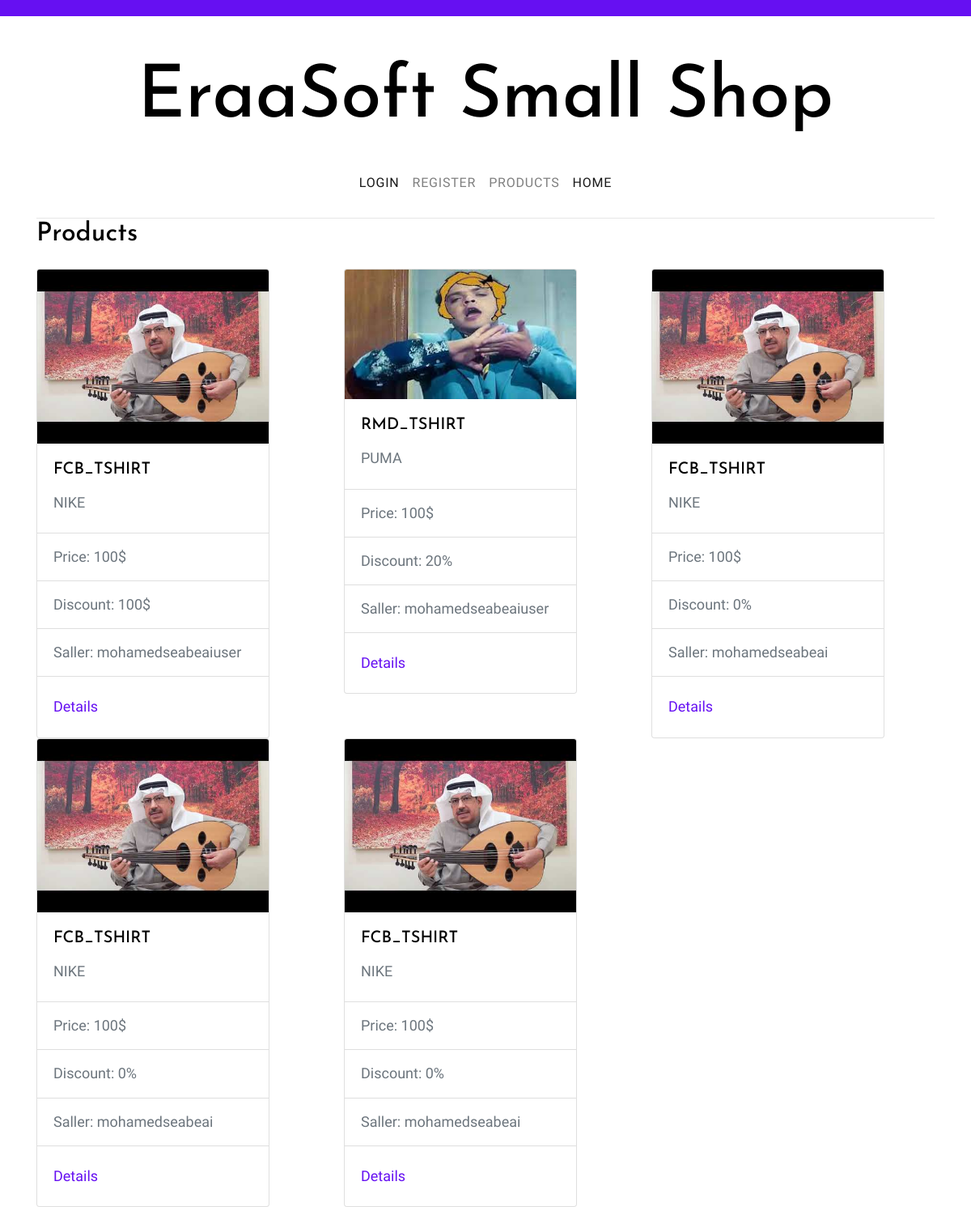
The page / on the database its author committed.
### tables this page shows
CREATE TABLE `products` (
  `id` int(11) NOT NULL,
  `prd_name` varchar(255) NOT NULL,
  `prd_quantity` varchar(50) NOT NULL,
  `prd_price` varchar(50) NOT NULL,
  `prd_brand_name` varchar(255) DEFAULT NULL,
  `prd_discount` varchar(50) DEFAULT NULL,
  `prd_size` enum('s','m','l','xl','xxl','xs') DEFAULT NULL,
  `prd_image` varchar(255) NOT NULL,
  `user_id` int(11) NOT NULL,
  `category_id` int(11) NOT NULL,
  `created_at` timestamp NOT NULL DEFAULT current_timestamp(),
  `update_at` datetime DEFAULT NULL
);

CREATE TABLE `users` (
  `id` int(11) NOT NULL,
  `username` varchar(255) DEFAULT NULL,
  `email` varchar(255) NOT NULL,
  `password` varchar(255) NOT NULL,
  `profile_img` varchar(255) DEFAULT NULL,
  `role` enum('admin','user') NOT NULL,
  `created_at` timestamp NOT NULL DEFAULT current_timestamp(),
  `update_at` datetime NOT NULL
);

### index.php (the view, shortened to what this page needs)
<?php
include 'includes/header.php';
?>
    <div class="wrap">
      <?php include 'includes/navigation.php'; ?>
      <section class="site-section py-sm">
        <div class="container">
          <div class="row">
            <div class="col-md-6">
              <h2 class="mb-4">Products</h2>
            </div>
          </div>
          <div class="row blog-entries">
            <div class="container">
              <div class="row">
                <?php
                    $query = "SELECT products.*,
                    users.username,
                    categories.cat_name
                    FROM products
                    INNER JOIN users
                    ON products.user_id = users.id
                    INNER JOIN categories
                    ON categories.id = products.category_id
                    ORDER BY id DESC";
                    $stmt  = $db->prepare($query);
                    $stmt->execute();
                    $count = $stmt->rowCount();
                    $row   = $stmt->fetchAll(PDO::FETCH_ASSOC);
                ?>
                <?php
                    if($count > 0):
                      foreach($row as $data):
                    ?>
                  <div class="col-md-4">
                    <div class="card" style="width: 18rem;">
                    <img class="card-img-top" src="<?php echo 'admin/uploaded_imgs/' . $data['prd_image'] ?>" alt="Card image cap">
                    <div class="card-body">
                      <h5 class="card-title"><?php echo $data['prd_name']; ?></h5>
                      <p class="card-text"><?php echo $data['prd_brand_name']; ?></p>
                    </div>
                    <ul class="list-group list-group-flush">
                      <li class="list-group-item">Price: <?php echo $data['prd_price']; ?></li>
                      <li class="list-group-item">Discount: <?php echo $data['prd_discount']; ?></li>
                      <li class="list-group-item">Saller: <?php echo $data['username']; ?></li>
                    </ul>
                    <div class="card-body">
                      <a href="product.php?product_id=<?php echo $data['id']; ?>" class="card-link">Details</a>
                    </div>
                  </div>
                </div>
                <?php endforeach;  else: ?>
                      <div class="alert alert-danger">There is no Products</div>
                <?php endif; ?>
              </div>
            </div>
          </div>
        </div>
      </section>
    </div>
<?php include 'includes/footer.php'; ?>

### includes/header.php (shortened to what this page needs)
<!doctype html>
<html lang="en">
  <head>
    <link rel="stylesheet" href="css/bootstrap.css">
    <link rel="stylesheet" href="css/animate.css">
    <link rel="stylesheet" href="css/owl.carousel.min.css">
    <link rel="stylesheet" href="fonts/ionicons/css/ionicons.min.css">
    <link rel="stylesheet" href="fonts/fontawesome/css/font-awesome.min.css">
    <link rel="stylesheet" href="fonts/flaticon/font/flaticon.css">
    <link rel="stylesheet" href="css/style.css">
  </head>
  <body>

### includes/navigation.php (shortened to what this page needs)
<header role="banner">
  <div class="top-bar">
  </div>
  <div class="container logo-wrap">
    <div class="row pt-5">
      <div class="col-12 text-center">
        <h1 class="site-logo"><a href="index.php">EraaSoft Small Shop</a></h1>
      </div>
    </div>
  </div>
  <nav class="navbar navbar-expand-md  navbar-light bg-light">
    <div class="container">
      <div class="collapse navbar-collapse" id="navbarMenu">
        <ul class="navbar-nav mx-auto">
        <?php if(isset($_SESSION['role_user_user_id'])): ?>
          <li class="nav-item">
          <a class="nav-link " href="profile.php">Profile</a>
          </li>
          <li class="nav-item">
          <a class="nav-link " href="cart.php">Your_Cart</a>
          </li>
          <li class="nav-item">
          <a class="nav-link " href="orders.php">Your_Orders</a>
          </li>
          <li class="nav-item">
          <a class="nav-link " href="logout.php">Logout</a>
          </li>
          <?php else: ?>
          <a class="nav-link active " href="login.php">login</a>
          <a class="nav-link " href="register.php">register</a>
          <?php endif; ?>
          <li class="nav-item">
          <a class="nav-link " href="index.php">Products</a>
          </li>
          <li class="nav-item">
          <a class="nav-link active " href="index.php">Home</a>
          </li>
        </ul>
      </div>
    </div>
  </nav>
</header>

### includes/footer.php (shortened to what this page needs)
</body>
</html>

### css/style.css (style rules this page uses)
body { background: #ccc url("../images/photography.png") repeat; font-family: "Inconsolata", SFMono-Regular, Menlo, Monaco, Consolas, "Liberation Mono", "Courier New", monospace; font-weight: 300; font-size: 18px; line-height: 1.9; color: #6c757d; }
a { -webkit-transition: .3s all ease; -o-transition: .3s all ease; transition: .3s all ease; text-decoration: none; }
h1, h2, h3, h4, h5 { color: #000; font-family: "Josefin Sans", -apple-system, BlinkMacSystemFont, "Segoe UI", Roboto, "Helvetica Neue", Arial, sans-serif, "Apple Color Emoji", "Segoe UI Emoji", "Segoe UI Symbol", "Noto Color Emoji"; }
.wrap { max-width: 1250px; margin: 0 auto; background: #fff; -webkit-box-shadow: 0 0 40px 0 rgba(0, 0, 0, 0.1); box-shadow: 0 0 40px 0 rgba(0, 0, 0, 0.1); }
header { position: relative; top: 0; left: 0; width: 100%; z-index: 5; font-weight: 400; background: #fff !important; }
header .navbar-collapse { position: relative; }
header .navbar { padding-top: 0; padding-bottom: 0; background: transparent !important; }
header .navbar .nav-link { padding: 1.7rem 1rem; font-size: 16px; outline: none !important; text-transform: uppercase; letter-spacing: .05em; }
.site-logo a { color: #000; font-size: 90px; }
.top-bar { background: #6610f2; padding: 10px 0; }
.navbar .container > div { border-bottom: 1px solid #e6e6e6; }
.site-section { padding: 7em 0; }
.site-section.py-sm { padding: 0em 0; }

### rows shown on the page
products: prd_image (picture), prd_name "FCB_TSHIRT", prd_brand_name "NIKE", prd_price "100$", prd_discount "100$", user.username "mohamedseabeaiuser"
products: prd_image (picture), prd_name "RMD_TSHIRT", prd_brand_name "PUMA", prd_price "100$", prd_discount "20%", user.username "mohamedseabeaiuser"
products: prd_image (picture), prd_name "FCB_TSHIRT", prd_brand_name "NIKE", prd_price "100$", prd_discount "0%", user.username "mohamedseabeai"
products: prd_image (picture), prd_name "FCB_TSHIRT", prd_brand_name "NIKE", prd_price "100$", prd_discount "0%", user.username "mohamedseabeai"
products: prd_image (picture), prd_name "FCB_TSHIRT", prd_brand_name "NIKE", prd_price "100$", prd_discount "0%", user.username "mohamedseabeai"
